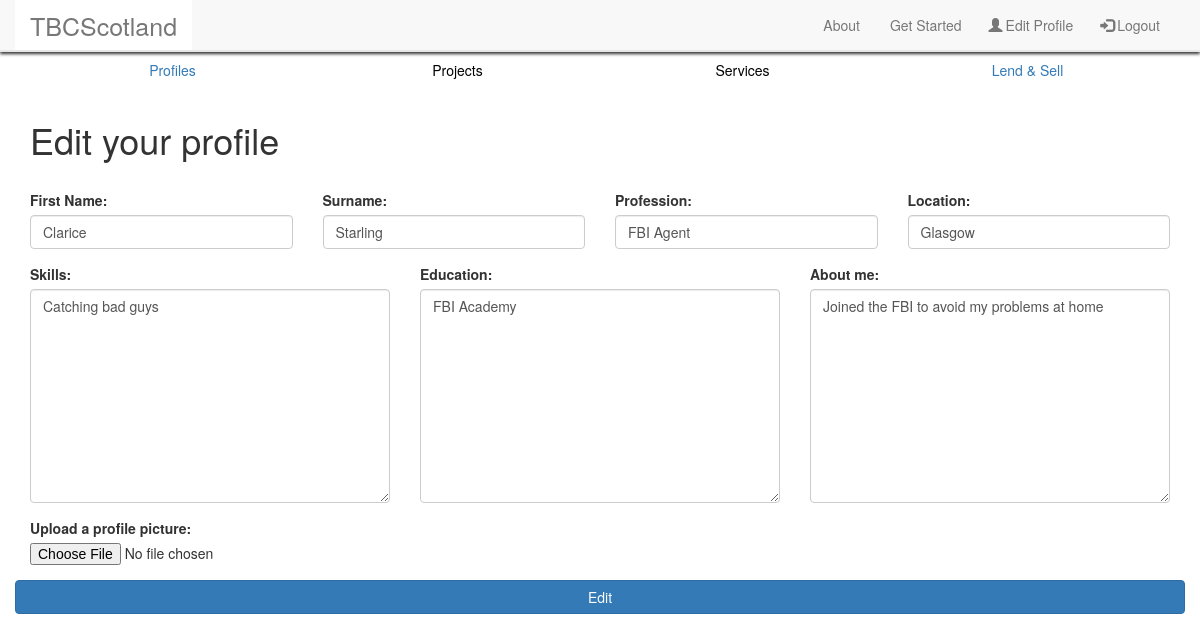
The app's page /tbc/editprofile/ (signed in) with its own data.
### tbc/models.py (models this page shows, shortened)
class Profile(models.Model):
    user = models.OneToOneField(User, blank=True)
    firstname = models.CharField(max_length=128, blank=True)
    lastname = models.CharField(max_length=128, blank=True)
    username = models.CharField(max_length=128, unique=True)
    profession = models.CharField(max_length=128, blank=True)
    image = models.ImageField(upload_to='profile_images', default='default_profile.jpg')
    skills = models.TextField(blank=True)
    education = models.TextField(blank=True)
    aboutme = models.TextField(blank=True)
    slug = models.SlugField(unique=True)
    views = models.IntegerField(default=0)
    location = models.CharField(max_length=128, blank=True)

### tbc/views.py (the view, shortened to what this page needs)
@login_required
def editprofile(request):
    edited = False
    currUser = request.user
    profile = Profile.objects.get(user=currUser)
    print(profile.skills)
    form = ProfileForm(instance=profile)
    context_dict = {'form': form, 'profile': profile, 'edited': edited}
    return render(request, 'tbc/editprofile.html', context_dict)

### tbc/forms.py
class ProfileForm(forms.ModelForm):
    firstname = forms.CharField(widget=forms.HiddenInput(), required=False)
    lastname = forms.CharField(widget=forms.HiddenInput(), required=False)
    profession = forms.CharField(widget=forms.HiddenInput(), required=False)
    image = forms.ImageField(required=False)
    skills = forms.CharField(widget=forms.HiddenInput(), required=False)
    education = forms.CharField(widget=forms.HiddenInput(), required=False)
    slug = forms.CharField(widget=forms.HiddenInput(), required=False)
    aboutme = forms.CharField(widget=forms.HiddenInput(), required=False)
    location = forms.CharField(widget=forms.HiddenInput(), required=False)
    class Meta:
        model = Profile
        fields = ('image',)

### templates/tbc/editprofile.html (shortened to what this page needs)
{% extends 'tbc/base.html' %}
{% load staticfiles %}
{% block body_block %}
<div class="container">
  <div class="row" style="height:20px;"></div>
  <h1>Edit your profile</h1>
  <div class="row" style="height:20px;"></div>
  {% if edited %}
    <strong>You've sucessfully edited your profile</strong>
    <a href="{% url 'home' %}">Return to the homepage</a><br/>
    <a href="{% url 'show_profile' profile.slug %}">See your profile</a><br/>
  {% else %}
    <form id="user_form" method="POST" action="{% url 'editprofile' %}"
      enctype="multipart/form-data">
      <div class="row">
        <div class="form-group col-lg-3">
          <label for="Firstname">First Name:</label>
          <input class="form-control" type="text" name="firstname" value="{{ profile.firstname }}" id="Firstname" placeholder="e.g. 'John'">
        </div>
        <div class="form-group col-lg-3">
          <label for="Lastname">Surname:</label>
          <input class="form-control" type="text" name="lastname" value="{{ profile.lastname }}" id="Lastname" placeholder="e.g. 'Smith'">
        </div>
        <div class="form-group col-lg-3">
          <label for="Profession">Profession:</label>
          <input class="form-control" type="text" name="profession" value="{{ profile.profession }}" id="Profession" placeholder="e.g. 'Sound Engineer'">
        </div>
        <div class="form-group col-lg-3">
          <label for="Location">Location:</label>
          <input class="form-control" type="text" name="location" value="{{ profile.location }}" id="Location" placeholder="e.g. 'Glasgow'">
        </div>
      </div>
      <div class="row">
        <div class="form-group col-lg-4">
          <label for="Skills">Skills:</label>
          <textarea class="form-control rounded-0" id="Skills" type="text" name="skills" value="{{ profile.skills }}" rows="10" placeholder="e.g. 'John'">{{ profile.skills }}</textarea>
        </div>
        <div class="form-group col-lg-4">
          <label for="Education">Education:</label>
          <textarea class="form-control rounded-0" id="Education" type="text" name="education" value="{{ profile.education }}" rows="10" placeholder="e.g. 'John'">{{ profile.education }}</textarea>
        </div>
        <div class="form-group col-lg-4">
          <label for="AboutMe">About me:</label>
          <textarea class="form-control rounded-0" id="AboutMe" type="text" name="aboutme" value="{{ profile.aboutme }}"  rows="10" placeholder="e.g. 'John'">{{ profile.aboutme }}</textarea>
        </div>
      </div>
      <div class="row">
        <div class="form-group col-lg-3">
          <label for="ProfilePictureUpload">Upload a profile picture:</label>
          <input type="file" class="form-control-file" name="uploadprofilepicture" value="{{ profile.image.url }}" id="ProfilePictureUpload">
        </div>
        <button class="btn btn-primary" type="submit" name="edited" value="Edit">Edit</button>
      </div>
    </form>
    {% endif %}
  </div>
{% endblock %}

### static/css/cssmain.css (style rules this page uses)
body { background-color: white; }
button { border: none; outline: 0; padding: 0px; color: white; background-color: #000; text-align: center; cursor: pointer; width: 100%; font-size: 18px; }
textarea { resize: vertical; overflow: auto; }

### records on screen
Profile: firstname "Clarice", lastname "Starling", profession "FBI Agent", location "Glasgow", skills "Catching bad guys", education "FBI Academy", aboutme "Joined the FBI to avoid my problems at home"
